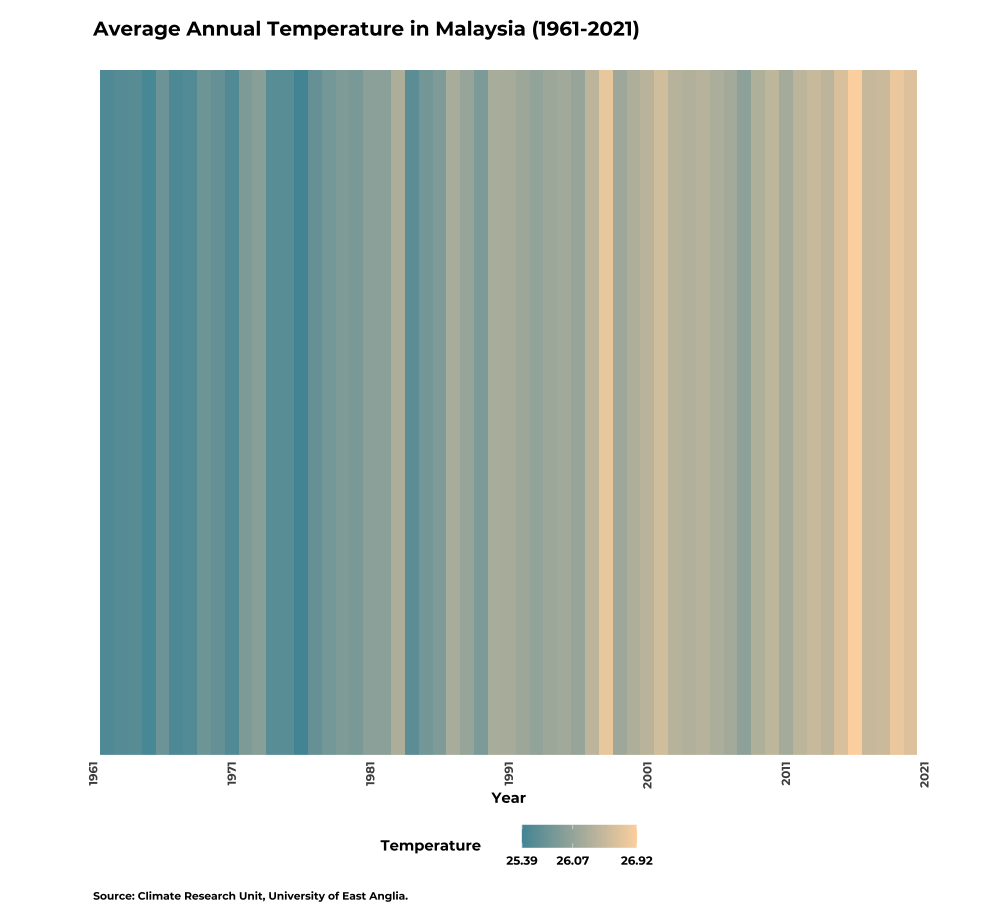

Reproduce this figure in R.
library(tidyverse)
library(ggplot2)
library(ggtext)
library(showtext)

day4 = read.csv('~/Desktop/30 Day Chart Challenge/Day 4 - Historical/day4.csv') %>% filter(Year>1960)

font_add_google('Montserrat','Montserrat')
showtext_auto()

ggplot(day4,aes(x=Year,y=0.5,fill=Temperature)) +
  geom_tile() +
  theme_bw() + 
  labs(title = '\nAverage Annual Temperature in Malaysia (1961-2021)\n',
       caption = '\nSource: Climate Research Unit, University of East Anglia.\n') +
  ylab("") +
  scale_x_continuous(expand = c(0,0),limits=c(1961,2021), 
                   breaks=c(1961,1971,1981,1991,2001,2011,2021)) +
  scale_y_continuous(expand = c(0,0)) +
  scale_fill_gradient(low = "#5296A5",
                      high = "#FCD7AD",
                      guide = "colorbar",
                      breaks = c(min(day4$Temperature),
                                 mean(day4$Temperature),
                                 max(day4$Temperature)),
                      labels = c(25.39,
                                 26.07,
                                 26.92)) +
  theme(legend.position = 'bottom',
        text=element_text(family='Montserrat',face='bold'),
        plot.caption = element_text(hjust=0,size=8),
        plot.title = element_text(size=15),
        panel.grid.major = element_blank(),
        panel.grid.minor = element_blank(),
        panel.border = element_blank(),
        axis.ticks.y = element_blank(),
        axis.ticks.x = element_blank(),
        axis.text.y = element_blank(),
        axis.text.x = element_text(angle = 90, vjust = 0.5, hjust=1),
        plot.margin = margin(, 2, , 2,'cm'))
